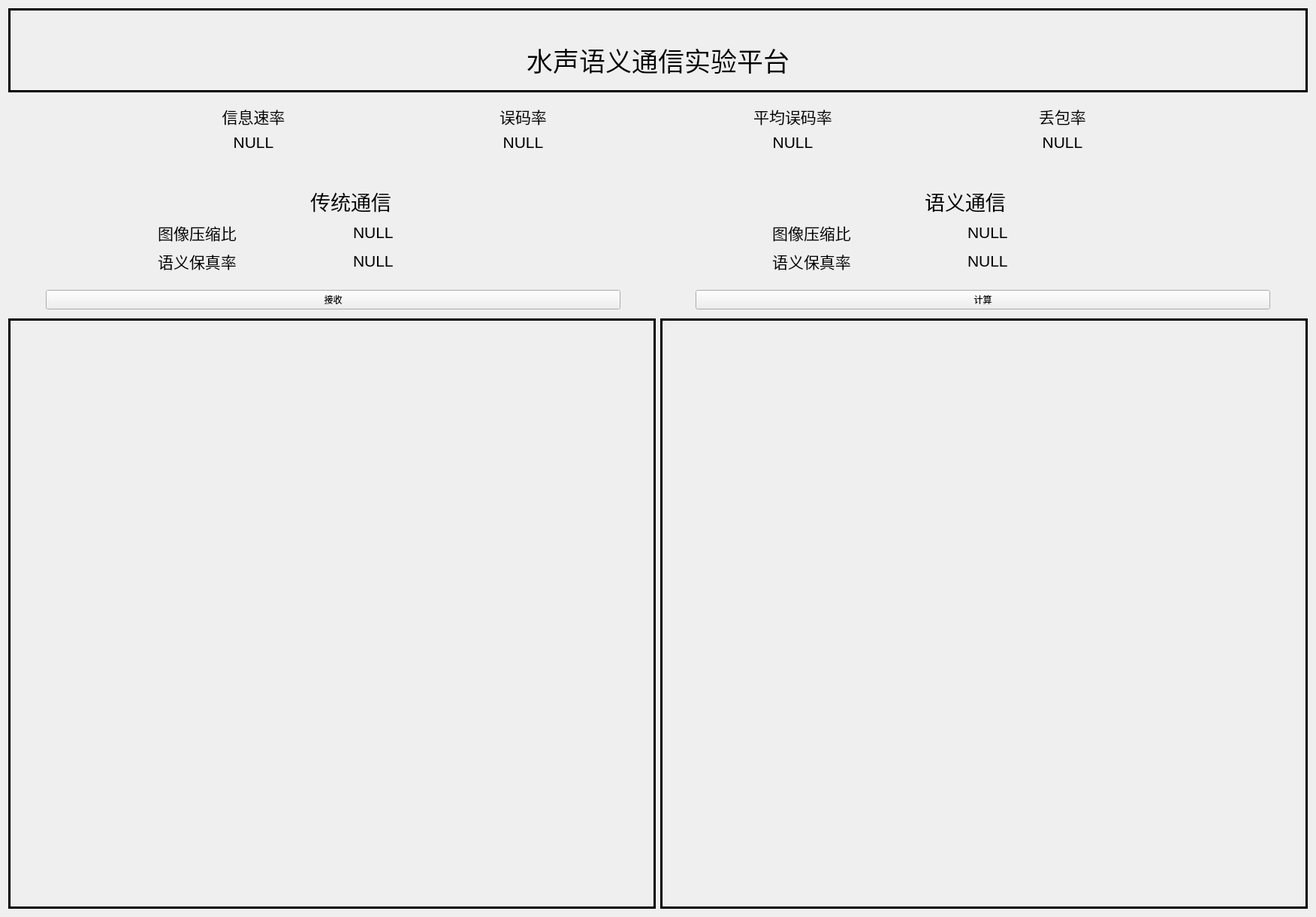
<?xml version="1.0" encoding="UTF-8"?>
<ui version="4.0">
 <class>streamvidtab</class>
 <widget class="QWidget" name="streamvidtab">
  <property name="geometry">
   <rect>
    <x>0</x>
    <y>0</y>
    <width>1752</width>
    <height>1221</height>
   </rect>
  </property>
  <property name="sizePolicy">
   <sizepolicy hsizetype="Preferred" vsizetype="Preferred">
    <horstretch>1</horstretch>
    <verstretch>0</verstretch>
   </sizepolicy>
  </property>
  <property name="minimumSize">
   <size>
    <width>0</width>
    <height>0</height>
   </size>
  </property>
  <property name="windowTitle">
   <string>Form</string>
  </property>
  <layout class="QHBoxLayout" name="horizontalLayout">
   <item>
    <layout class="QVBoxLayout" name="verticalLayout">
     <property name="sizeConstraint">
      <enum>QLayout::SetNoConstraint</enum>
     </property>
     <property name="topMargin">
      <number>0</number>
     </property>
     <item>
      <widget class="QLabel" name="label_29">
       <property name="enabled">
        <bool>true</bool>
       </property>
       <property name="sizePolicy">
        <sizepolicy hsizetype="Preferred" vsizetype="Minimum">
         <horstretch>0</horstretch>
         <verstretch>0</verstretch>
        </sizepolicy>
       </property>
       <property name="minimumSize">
        <size>
         <width>0</width>
         <height>0</height>
        </size>
       </property>
       <property name="frameShape">
        <enum>QFrame::Panel</enum>
       </property>
       <property name="lineWidth">
        <number>3</number>
       </property>
       <property name="text">
        <string>&lt;html&gt;&lt;head/&gt;&lt;body&gt;&lt;p align=&quot;center&quot;&gt;&lt;span style=&quot; font-size:26pt;&quot;&gt;&lt;br&gt;水声语义通信实验平台&lt;br&gt;&lt;/span&gt;&lt;/p&gt;&lt;/body&gt;&lt;/html&gt;</string>
       </property>
       <property name="alignment">
        <set>Qt::AlignCenter</set>
       </property>
      </widget>
     </item>
     <item>
      <layout class="QGridLayout" name="gridLayout_5">
       <property name="sizeConstraint">
        <enum>QLayout::SetDefaultConstraint</enum>
       </property>
       <property name="leftMargin">
        <number>150</number>
       </property>
       <property name="topMargin">
        <number>10</number>
       </property>
       <property name="rightMargin">
        <number>150</number>
       </property>
       <property name="bottomMargin">
        <number>10</number>
       </property>
       <property name="verticalSpacing">
        <number>6</number>
       </property>
       <item row="1" column="0">
        <widget class="QLabel" name="value_2">
         <property name="text">
          <string>&lt;html&gt;&lt;head/&gt;&lt;body&gt;&lt;p align=&quot;center&quot;&gt;&lt;span style=&quot; font-size:16pt;&quot;&gt;NULL&lt;/span&gt;&lt;/p&gt;&lt;/body&gt;&lt;/html&gt;</string>
         </property>
         <property name="alignment">
          <set>Qt::AlignCenter</set>
         </property>
        </widget>
       </item>
       <item row="1" column="3">
        <widget class="QLabel" name="value_5">
         <property name="text">
          <string>&lt;html&gt;&lt;head/&gt;&lt;body&gt;&lt;p align=&quot;center&quot;&gt;&lt;span style=&quot; font-size:16pt;&quot;&gt;NULL&lt;/span&gt;&lt;/p&gt;&lt;/body&gt;&lt;/html&gt;</string>
         </property>
         <property name="alignment">
          <set>Qt::AlignCenter</set>
         </property>
        </widget>
       </item>
       <item row="1" column="1">
        <widget class="QLabel" name="value_3">
         <property name="text">
          <string>&lt;html&gt;&lt;head/&gt;&lt;body&gt;&lt;p align=&quot;center&quot;&gt;&lt;span style=&quot; font-size:16pt;&quot;&gt;NULL&lt;/span&gt;&lt;/p&gt;&lt;/body&gt;&lt;/html&gt;</string>
         </property>
         <property name="alignment">
          <set>Qt::AlignCenter</set>
         </property>
        </widget>
       </item>
       <item row="0" column="3">
        <widget class="QLabel" name="norm_5">
         <property name="text">
          <string>&lt;html&gt;&lt;head/&gt;&lt;body&gt;&lt;p align=&quot;center&quot;&gt;&lt;span style=&quot; font-size:16pt;&quot;&gt;丢包率&lt;/span&gt;&lt;/p&gt;&lt;/body&gt;&lt;/html&gt;</string>
         </property>
         <property name="alignment">
          <set>Qt::AlignCenter</set>
         </property>
        </widget>
       </item>
       <item row="1" column="2">
        <widget class="QLabel" name="value_4">
         <property name="text">
          <string>&lt;html&gt;&lt;head/&gt;&lt;body&gt;&lt;p align=&quot;center&quot;&gt;&lt;span style=&quot; font-size:16pt;&quot;&gt;NULL&lt;/span&gt;&lt;/p&gt;&lt;/body&gt;&lt;/html&gt;</string>
         </property>
         <property name="alignment">
          <set>Qt::AlignCenter</set>
         </property>
        </widget>
       </item>
       <item row="0" column="2">
        <widget class="QLabel" name="norm_4">
         <property name="text">
          <string>&lt;html&gt;&lt;head/&gt;&lt;body&gt;&lt;p align=&quot;center&quot;&gt;&lt;span style=&quot; font-size:16pt;&quot;&gt;平均误码率&lt;/span&gt;&lt;/p&gt;&lt;/body&gt;&lt;/html&gt;</string>
         </property>
         <property name="alignment">
          <set>Qt::AlignCenter</set>
         </property>
        </widget>
       </item>
       <item row="0" column="1">
        <widget class="QLabel" name="norm_3">
         <property name="text">
          <string>&lt;html&gt;&lt;head/&gt;&lt;body&gt;&lt;p align=&quot;center&quot;&gt;&lt;span style=&quot; font-size:16pt;&quot;&gt;误码率&lt;/span&gt;&lt;/p&gt;&lt;/body&gt;&lt;/html&gt;</string>
         </property>
         <property name="alignment">
          <set>Qt::AlignCenter</set>
         </property>
        </widget>
       </item>
       <item row="0" column="0">
        <widget class="QLabel" name="norm_2">
         <property name="text">
          <string>&lt;html&gt;&lt;head/&gt;&lt;body&gt;&lt;p align=&quot;center&quot;&gt;&lt;span style=&quot; font-size:16pt;&quot;&gt;信息速率&lt;/span&gt;&lt;/p&gt;&lt;/body&gt;&lt;/html&gt;</string>
         </property>
         <property name="alignment">
          <set>Qt::AlignCenter</set>
         </property>
        </widget>
       </item>
      </layout>
     </item>
     <item>
      <layout class="QGridLayout" name="gridLayout_4">
       <property name="sizeConstraint">
        <enum>QLayout::SetNoConstraint</enum>
       </property>
       <property name="leftMargin">
        <number>50</number>
       </property>
       <property name="topMargin">
        <number>30</number>
       </property>
       <property name="rightMargin">
        <number>50</number>
       </property>
       <property name="bottomMargin">
        <number>10</number>
       </property>
       <item row="0" column="1">
        <widget class="QLabel" name="label_28">
         <property name="text">
          <string>&lt;html&gt;&lt;head/&gt;&lt;body&gt;&lt;p align=&quot;center&quot;&gt;&lt;span style=&quot; font-size:20pt;&quot;&gt;语义通信&lt;/span&gt;&lt;/p&gt;&lt;/body&gt;&lt;/html&gt;</string>
         </property>
        </widget>
       </item>
       <item row="1" column="0">
        <layout class="QGridLayout" name="gridLayout">
         <property name="sizeConstraint">
          <enum>QLayout::SetNoConstraint</enum>
         </property>
         <item row="0" column="1">
          <widget class="QLabel" name="img_compress_tc_value">
           <property name="text">
            <string>&lt;html&gt;&lt;head/&gt;&lt;body&gt;&lt;p&gt;&lt;span style=&quot; font-size:16pt;&quot;&gt;NULL&lt;/span&gt;&lt;/p&gt;&lt;/body&gt;&lt;/html&gt;</string>
           </property>
          </widget>
         </item>
         <item row="0" column="0">
          <widget class="QLabel" name="img_compress_tc">
           <property name="text">
            <string>&lt;html&gt;&lt;head/&gt;&lt;body&gt;&lt;p align=&quot;center&quot;&gt;&lt;span style=&quot; font-size:16pt;&quot;&gt;图像压缩比&lt;/span&gt;&lt;/p&gt;&lt;/body&gt;&lt;/html&gt;</string>
           </property>
           <property name="textFormat">
            <enum>Qt::AutoText</enum>
           </property>
          </widget>
         </item>
         <item row="1" column="0">
          <widget class="QLabel" name="img_sema_tc">
           <property name="text">
            <string>&lt;html&gt;&lt;head/&gt;&lt;body&gt;&lt;p align=&quot;center&quot;&gt;&lt;span style=&quot; font-size:16pt;&quot;&gt;语义保真率&lt;/span&gt;&lt;/p&gt;&lt;/body&gt;&lt;/html&gt;</string>
           </property>
           <property name="alignment">
            <set>Qt::AlignCenter</set>
           </property>
           <property name="wordWrap">
            <bool>false</bool>
           </property>
          </widget>
         </item>
         <item row="1" column="1">
          <widget class="QLabel" name="img_fidelity_tc_value">
           <property name="text">
            <string>&lt;html&gt;&lt;head/&gt;&lt;body&gt;&lt;p&gt;&lt;span style=&quot; font-size:16pt;&quot;&gt;NULL&lt;/span&gt;&lt;/p&gt;&lt;/body&gt;&lt;/html&gt;</string>
           </property>
          </widget>
         </item>
        </layout>
       </item>
       <item row="1" column="1">
        <layout class="QGridLayout" name="gridLayout_3">
         <property name="sizeConstraint">
          <enum>QLayout::SetNoConstraint</enum>
         </property>
         <property name="spacing">
          <number>6</number>
         </property>
         <item row="1" column="0">
          <widget class="QLabel" name="img_sema_sc">
           <property name="text">
            <string>&lt;html&gt;&lt;head/&gt;&lt;body&gt;&lt;p align=&quot;center&quot;&gt;&lt;span style=&quot; font-size:16pt;&quot;&gt;语义保真率&lt;/span&gt;&lt;/p&gt;&lt;/body&gt;&lt;/html&gt;</string>
           </property>
          </widget>
         </item>
         <item row="0" column="0">
          <widget class="QLabel" name="img_compress_sc">
           <property name="text">
            <string>&lt;html&gt;&lt;head/&gt;&lt;body&gt;&lt;p align=&quot;center&quot;&gt;&lt;span style=&quot; font-size:16pt;&quot;&gt;图像压缩比&lt;/span&gt;&lt;/p&gt;&lt;/body&gt;&lt;/html&gt;</string>
           </property>
          </widget>
         </item>
         <item row="1" column="1">
          <widget class="QLabel" name="img_fidelity_sc_value">
           <property name="text">
            <string>&lt;html&gt;&lt;head/&gt;&lt;body&gt;&lt;p&gt;&lt;span style=&quot; font-size:16pt;&quot;&gt;NULL&lt;/span&gt;&lt;/p&gt;&lt;/body&gt;&lt;/html&gt;</string>
           </property>
          </widget>
         </item>
         <item row="0" column="1">
          <widget class="QLabel" name="img_compress_sc_value">
           <property name="text">
            <string>&lt;html&gt;&lt;head/&gt;&lt;body&gt;&lt;p&gt;&lt;span style=&quot; font-size:16pt;&quot;&gt;NULL&lt;/span&gt;&lt;/p&gt;&lt;/body&gt;&lt;/html&gt;</string>
           </property>
          </widget>
         </item>
        </layout>
       </item>
       <item row="0" column="0">
        <widget class="QLabel" name="label_27">
         <property name="text">
          <string>&lt;html&gt;&lt;head/&gt;&lt;body&gt;&lt;p align=&quot;center&quot;&gt;&lt;span style=&quot; font-size:20pt;&quot;&gt;传统通信&lt;/span&gt;&lt;/p&gt;&lt;/body&gt;&lt;/html&gt;</string>
         </property>
        </widget>
       </item>
      </layout>
     </item>
     <item>
      <layout class="QHBoxLayout" name="horizontalLayout_2">
       <property name="spacing">
        <number>100</number>
       </property>
       <property name="leftMargin">
        <number>50</number>
       </property>
       <property name="topMargin">
        <number>6</number>
       </property>
       <property name="rightMargin">
        <number>50</number>
       </property>
       <property name="bottomMargin">
        <number>6</number>
       </property>
       <item>
        <widget class="QPushButton" name="receiveButton_2">
         <property name="sizePolicy">
          <sizepolicy hsizetype="Preferred" vsizetype="Preferred">
           <horstretch>0</horstretch>
           <verstretch>0</verstretch>
          </sizepolicy>
         </property>
         <property name="styleSheet">
          <string notr="true">font: 16pt &quot;仿宋&quot;;</string>
         </property>
         <property name="text">
          <string>接收</string>
         </property>
        </widget>
       </item>
       <item>
        <widget class="QPushButton" name="calculateButton_2">
         <property name="sizePolicy">
          <sizepolicy hsizetype="Minimum" vsizetype="Maximum">
           <horstretch>0</horstretch>
           <verstretch>0</verstretch>
          </sizepolicy>
         </property>
         <property name="baseSize">
          <size>
           <width>0</width>
           <height>0</height>
          </size>
         </property>
         <property name="focusPolicy">
          <enum>Qt::WheelFocus</enum>
         </property>
         <property name="layoutDirection">
          <enum>Qt::LeftToRight</enum>
         </property>
         <property name="styleSheet">
          <string notr="true">font: 16pt &quot;仿宋&quot;;</string>
         </property>
         <property name="text">
          <string>计算</string>
         </property>
         <property name="autoDefault">
          <bool>false</bool>
         </property>
         <property name="default">
          <bool>false</bool>
         </property>
        </widget>
       </item>
      </layout>
     </item>
     <item>
      <layout class="QHBoxLayout" name="horizontalLayout_3">
       <item>
        <widget class="QFrame" name="tradition_frame_2">
         <property name="sizePolicy">
          <sizepolicy hsizetype="Expanding" vsizetype="Expanding">
           <horstretch>0</horstretch>
           <verstretch>0</verstretch>
          </sizepolicy>
         </property>
         <property name="frameShape">
          <enum>QFrame::Panel</enum>
         </property>
         <property name="frameShadow">
          <enum>QFrame::Plain</enum>
         </property>
         <property name="lineWidth">
          <number>3</number>
         </property>
        </widget>
       </item>
       <item>
        <widget class="QFrame" name="semantic_frame_2">
         <property name="sizePolicy">
          <sizepolicy hsizetype="Expanding" vsizetype="Expanding">
           <horstretch>0</horstretch>
           <verstretch>0</verstretch>
          </sizepolicy>
         </property>
         <property name="frameShape">
          <enum>QFrame::Panel</enum>
         </property>
         <property name="frameShadow">
          <enum>QFrame::Plain</enum>
         </property>
         <property name="lineWidth">
          <number>3</number>
         </property>
        </widget>
       </item>
      </layout>
     </item>
    </layout>
   </item>
  </layout>
 </widget>
 <resources/>
 <connections/>
</ui>
